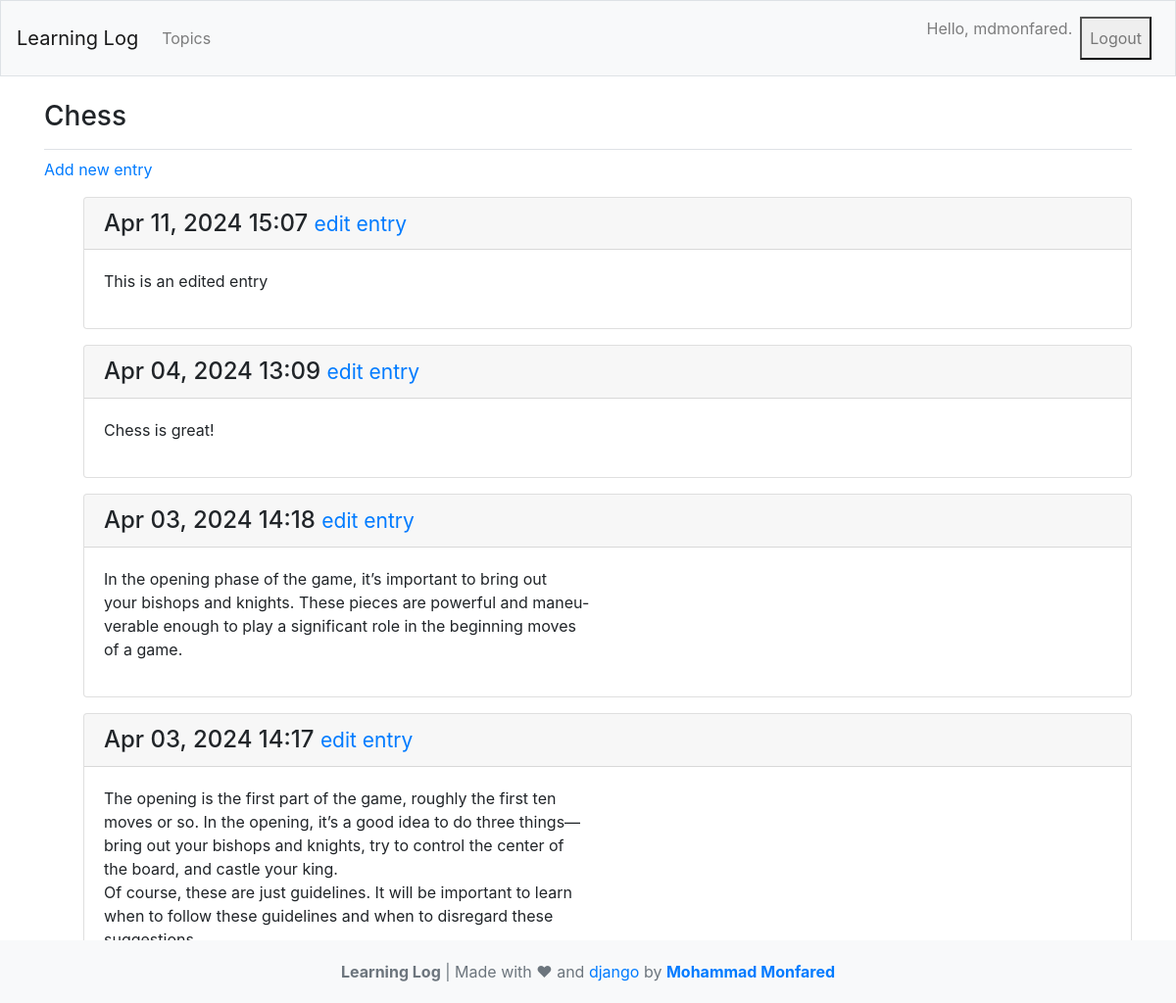
The page /topics/1/ (signed in) on the database its author committed.
### learning_logs/models.py (models this page shows, shortened)
class Topic(models.Model):
    text = models.CharField(max_length=200)
    date_added = models.DateTimeField(auto_now_add=True)
    owner = models.ForeignKey(User, on_delete=models.CASCADE)
    def __str__(self):
        return self.text

class Entry(models.Model):
    topic = models.ForeignKey(Topic, on_delete=models.CASCADE)
    text = models.TextField()
    date_added = models.DateTimeField(auto_now_add=True)
    class Meta:
        verbose_name_plural = 'entries'

### learning_logs/views.py (the view)
# urls.py: path('topics/<int:topic_id>/', views.topic, name='topic'),
@login_required()
def topic(request, topic_id):
    topic = Topic.objects.get(id=topic_id)
    check_topic_owner(topic, request)
    entries = topic.entry_set.order_by('-date_added')
    context = {'topic': topic, 'entries': entries}
    return render(request, 'learning_logs/topic.html', context)

### learning_logs/views.py (called while the page is built)
def check_topic_owner(topic, request):
    if topic.owner != request.user:
        raise Http404

### learning_logs/templates/learning_logs/topic.html
{% extends 'learning_logs/base.html' %}
{% block page_header %}
  <h3>{{ topic }}</h3>
{% endblock page_header %}
{% block content %}
  <p>
    <a href="{% url 'learning_logs:new_entry' topic.id %}">Add new entry</a>
  </p>
  <ul>
  {% for entry in entries %}
    <div class="card mb-3">
      <h4 class="card-header">
        {{ entry.date_added|date:'M d, Y H:i' }}
        <small><a href="{% url 'learning_logs:edit_entry' entry.id %}">
            edit entry</a></small>
      </h4>
      <div class="card-body">
        {{ entry.text|linebreaks }}
      </div>
    </div>
  {% empty %}
    <p>There are no entries for this topic yet.</p>
  {% endfor %}
{% endblock content %}

### learning_logs/templates/learning_logs/base.html (shortened to what this page needs)
{% load bootstrap4 %}
<!doctype html>
<html lang="en">
<head>
  {% bootstrap_css %}
</head>
<body>
  <nav class="navbar navbar-expand-md navbar-light bg-light mb-4 border">
    <a class="navbar-brand" href="{% url 'learning_logs:index'%}">
        Learning Log</a>
    <div class="collapse navbar-collapse" id="navbarCollapse">
      <ul class="navbar-nav mr-auto">
        <li class="nav-item">
          <a class="nav-link" href="{% url 'learning_logs:topics'%}">
              Topics</a></li>
      </ul>
      <ul class="navbar-nav ml-auto">
        {% if user.is_authenticated %}
          <li class="nav-item">
            <span class="navbar-text"}">Hello, {{ user.username }}.</span>
          </li>
          <li class="nav-item">
            <form class="nav-link" action="{% url 'users:logout' %}" method="post">
                <button class="nav-link" type="submit">Logout</button>
            </form>
          </li>
        {% else %}
          <li class="nav-item">
            <a class="nav-link" href="{% url 'users:register' %}">Register</a>
          </li>
          <li class="nav-item">
            <a class="nav-link" href="{% url 'users:login' %}">Log in</a></li>
        {% endif %}
      </ul>
    </div>
  </nav>
  <main role="main" class="container">
    <div class="pb-2 mb-2 border-bottom">
      {% block page_header %}{% endblock page_header %}
    </div>
    <div>
      {% block content %}{% endblock content %}
    </div>
  </main>
  <footer class="footer">
    <div class="container">
      <span class="text-muted"><b>Learning Log</b> | Made with ♥ and <a href="https://www.djangoproject.com/" target="_blank">django</a>
        by <a href="https://monfared.io/" target="_blank"><b>Mohammad Monfared</b></a></span>
    </div>
  </footer>
</body>
</html>

### learning_logs/templates/learning_logs/base.html (style rules this page uses)
.footer { position: fixed; bottom: 0; width: 100%; background-color: #f8f9fa; padding: 20px 0; text-align: center; }

### rows shown on the page
Topic: text "Chess"
Entry: date_added "Apr 11, 2024 15:07", text "This is an edited entry"
Entry: date_added "Apr 04, 2024 13:09", text "Chess is great!"
Entry: date_added "Apr 03, 2024 14:18", text "In the opening phase of the game, it’s important to bring out your bishops and knights. These pieces are powerful and maneu- verable enough to play a significant role in the beginning moves of a game."
Entry: date_added "Apr 03, 2024 14:17", text "The opening is the first part of the game, roughly the first ten moves or so. In the opening, it’s a good idea to do three things— bring out your bishops and knights, try to control the center of the board, and castle your king. Of course, these are just guidelines. It will be important to learn when to follow these guidelines and when to disregard these suggestions."

### other values the page prints
{{ user.username }} "mdmonfared"
